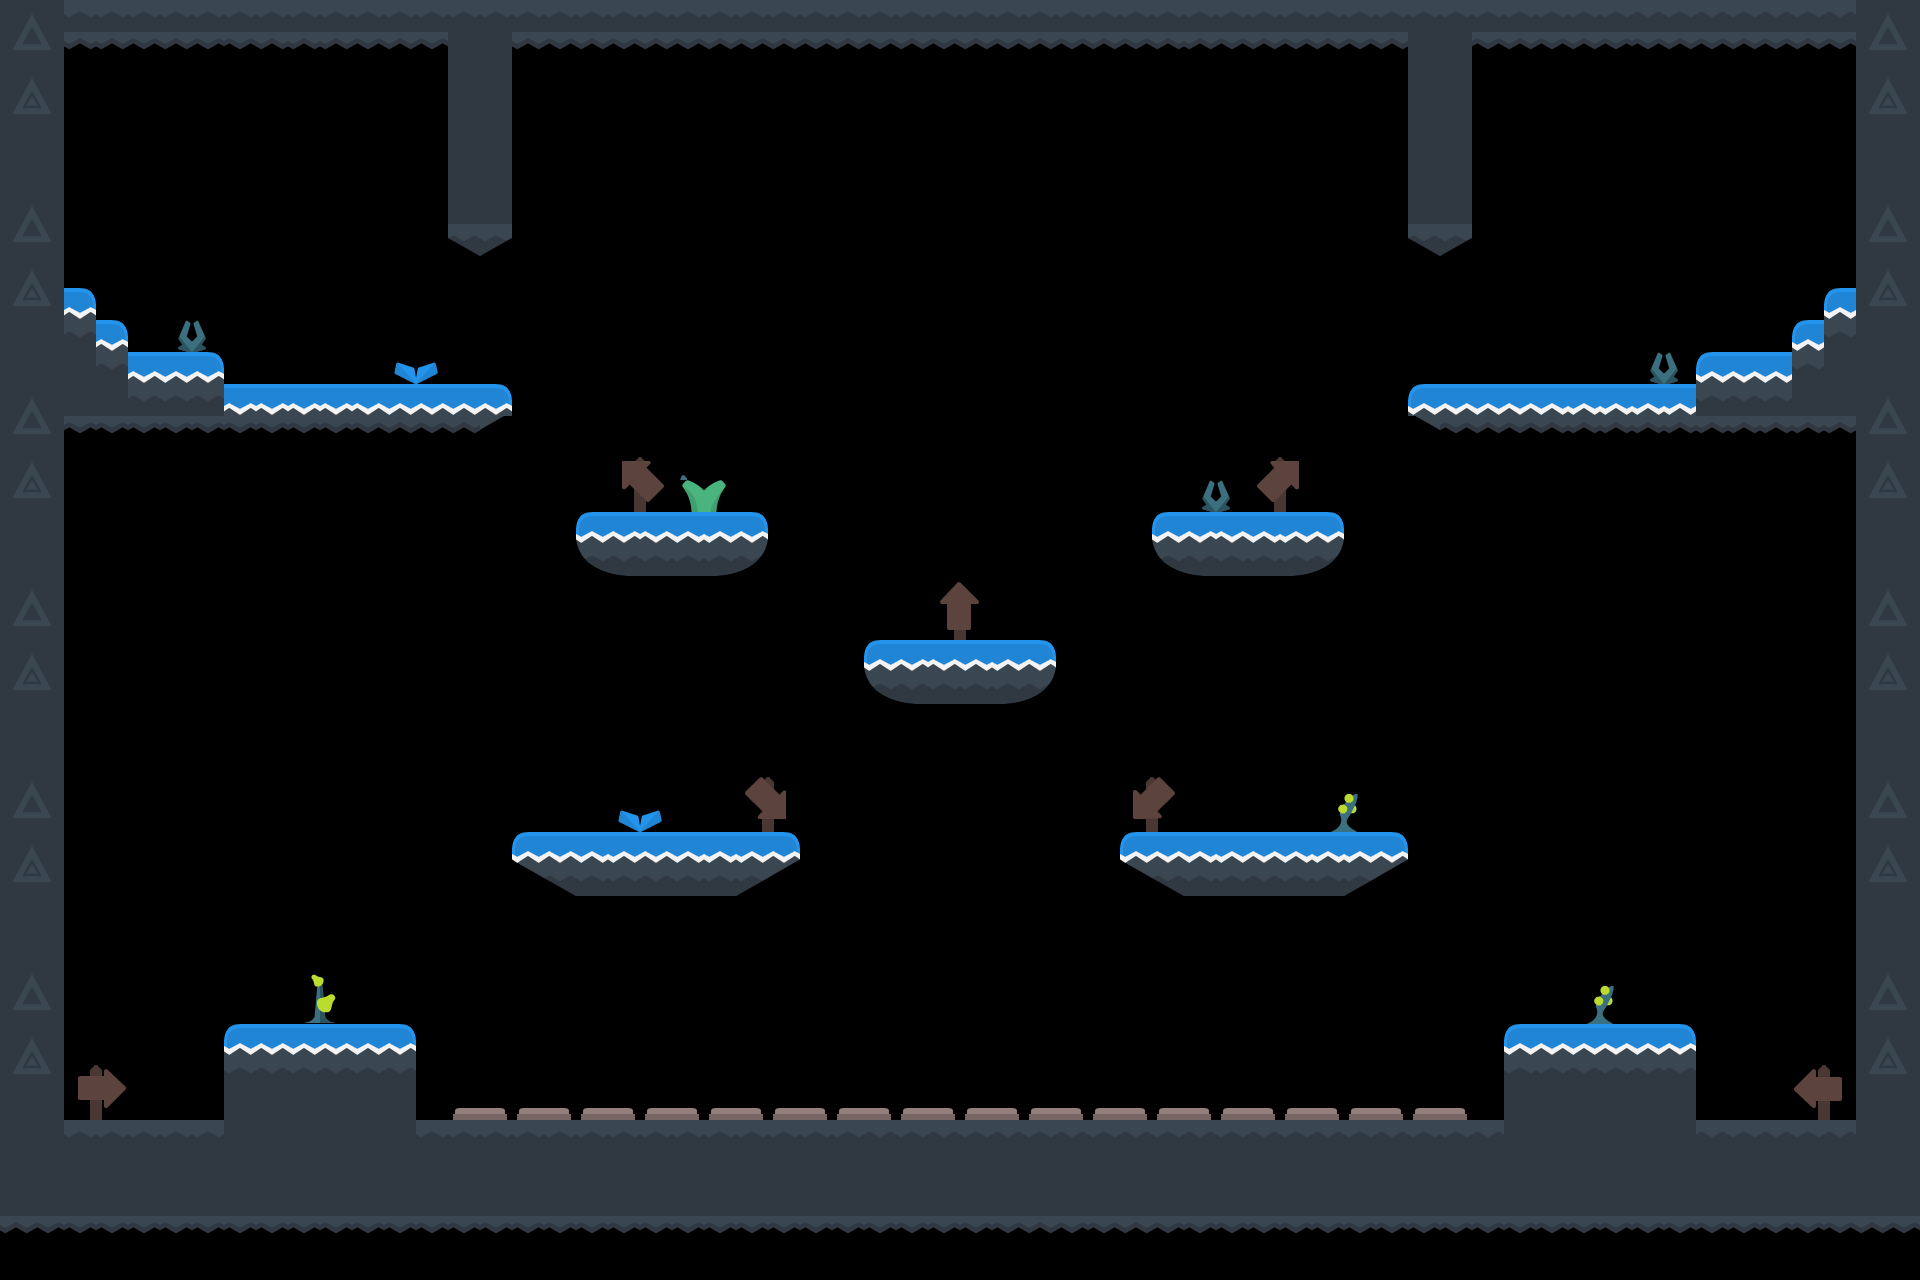

Below is a game level as drawn by its tile map, then a one-line description and the .tmx that defines it (tile-layer data replaced by summaries):
An orthogonal 60x40 tile map with 32x32 px tiles, 1 tile layer (Escenario), 3 hidden layers not drawn and 68 objects (23x platform, 18x trampa, 11x arma, 8x coin, 4x player, ...).

<map version="1.0" orientation="orthogonal" renderorder="right-down" width="60" height="40" tilewidth="32" tileheight="32" nextobjectid="89">
 <properties>
  <property name="fondo" value="./resources/fondos/fondoCueva.png" />
 </properties>
 <tileset firstgid="1" name="tilesheet_complete" tilewidth="32" tileheight="32" tilecount="1056" columns="44">
  <image source="../sprites/tilesheet.png" width="1408" height="768" />
  <terraintypes>
   <terrain name="Cuesta 135" tile="45" />
   <terrain name="Flotador redondo" tile="102" />
  </terraintypes>
  <tile id="0" terrain=",,,0" />
  <tile id="44" terrain=",0,,0" />
  <tile id="45" terrain="0,0,0,0" />
  <tile id="88" terrain=",0,," />
  <tile id="89" terrain="0,0,," />
  <tile id="90" terrain="0,,," />
  <tile id="309" terrain=",,,0" />
  <tile id="904">
   <animation>
    <frame tileid="904" duration="500" />
    <frame tileid="905" duration="500" />
   </animation>
  </tile>
  <tile id="905">
   <animation>
    <frame tileid="905" duration="500" />
    <frame tileid="904" duration="500" />
   </animation>
  </tile>
  <tile id="908">
   <animation>
    <frame tileid="908" duration="1000" />
    <frame tileid="909" duration="1000" />
   </animation>
  </tile>
  <tile id="909">
   <animation>
    <frame tileid="909" duration="1000" />
    <frame tileid="908" duration="1000" />
   </animation>
  </tile>
 </tileset>
 <objectgroup name="Plataformas" visible="0">
  <object id="1" name="platform" x="0" y="0" width="64" height="1216">
   <properties>
    <property name="roz" value="5" />
   </properties>
  </object>
  <object id="2" name="platform" x="64" y="1120" width="1790" height="96">
   <properties>
    <property name="roz" value="5" />
   </properties>
  </object>
  <object id="3" name="platform" x="1856" y="0" width="64" height="1216">
   <properties>
    <property name="roz" value="5" />
   </properties>
  </object>
  <object id="4" name="platform" x="64" y="0" width="1792" height="50">
   <properties>
    <property name="roz" value="5" />
   </properties>
  </object>
  <object id="6" name="platform" x="448" y="64" width="64" height="184">
   <properties>
    <property name="roz" value="5" />
   </properties>
  </object>
  <object id="7" name="platform" x="1408" y="64" width="62.6667" height="190.666">
   <properties>
    <property name="roz" value="5" />
   </properties>
  </object>
  <object id="8" name="platform" x="1408" y="384" width="445.333" height="54.6667">
   <properties>
    <property name="roz" value="5" />
   </properties>
  </object>
  <object id="9" name="platform" x="1696" y="352" width="160" height="32">
   <properties>
    <property name="roz" value="5" />
   </properties>
  </object>
  <object id="10" name="platform" x="1792" y="319.333" width="64" height="32">
   <properties>
    <property name="roz" value="5" />
   </properties>
  </object>
  <object id="11" name="platform" x="1824" y="288.667" width="32" height="32">
   <properties>
    <property name="roz" value="5" />
   </properties>
  </object>
  <object id="12" name="platform" x="64" y="288" width="32" height="32">
   <properties>
    <property name="roz" value="5" />
   </properties>
  </object>
  <object id="13" name="platform" x="64" y="320" width="64" height="32">
   <properties>
    <property name="roz" value="5" />
   </properties>
  </object>
  <object id="14" name="platform" x="64" y="352" width="160" height="32">
   <properties>
    <property name="roz" value="5" />
   </properties>
  </object>
  <object id="15" name="platform" x="64" y="384.667" width="447.333" height="49.3333">
   <properties>
    <property name="roz" value="5" />
   </properties>
  </object>
  <object id="18" name="platform" x="576" y="512" width="192" height="64.6667">
   <properties>
    <property name="roz" value="5" />
   </properties>
  </object>
  <object id="19" name="platform" x="1152" y="512" width="192" height="64">
   <properties>
    <property name="roz" value="5" />
   </properties>
  </object>
  <object id="20" name="platform" x="864" y="640" width="192" height="67.33">
   <properties>
    <property name="roz" value="5" />
   </properties>
  </object>
  <object id="21" name="platform" x="512" y="832" width="287" height="32">
   <properties>
    <property name="roz" value="5" />
   </properties>
  </object>
  <object id="22" name="platform" x="544" y="864" width="226" height="32">
   <properties>
    <property name="roz" value="5" />
   </properties>
  </object>
  <object id="24" name="platform" x="1120" y="832" width="286" height="32">
   <properties>
    <property name="roz" value="5" />
   </properties>
  </object>
  <object id="25" name="platform" x="1152" y="864" width="225" height="32">
   <properties>
    <property name="roz" value="5" />
   </properties>
  </object>
  <object id="27" name="platform" x="1504" y="1024" width="192" height="96">
   <properties>
    <property name="roz" value="5" />
   </properties>
  </object>
  <object id="29" name="platform" x="225.333" y="1024" width="189.333" height="96">
   <properties>
    <property name="value" value="5" />
   </properties>
  </object>
 </objectgroup>
 <objectgroup name="Spawn">
  <!-- 45 objects omitted --></objectgroup>
 <layer name="Escenario" width="60" height="40">
  <data>[2400 cells, 783 non-empty, 107 distinct tile ids]</data>
 </layer>
 <layer name="IA bajar" width="60" height="40" visible="0">
  <data>[2400 cells, 224 non-empty, 3 distinct tile ids]</data>
 </layer>
 <layer name="IA misma" width="60" height="40" visible="0">
  <data>[2400 cells, 212 non-empty, 1 distinct tile ids]</data>
 </layer>
 <layer name="IA subir" width="60" height="40" visible="0">
  <data>[2400 cells, 238 non-empty, 5 distinct tile ids]</data>
 </layer>
</map>
<!-- 45 of 68 objects omitted -->
